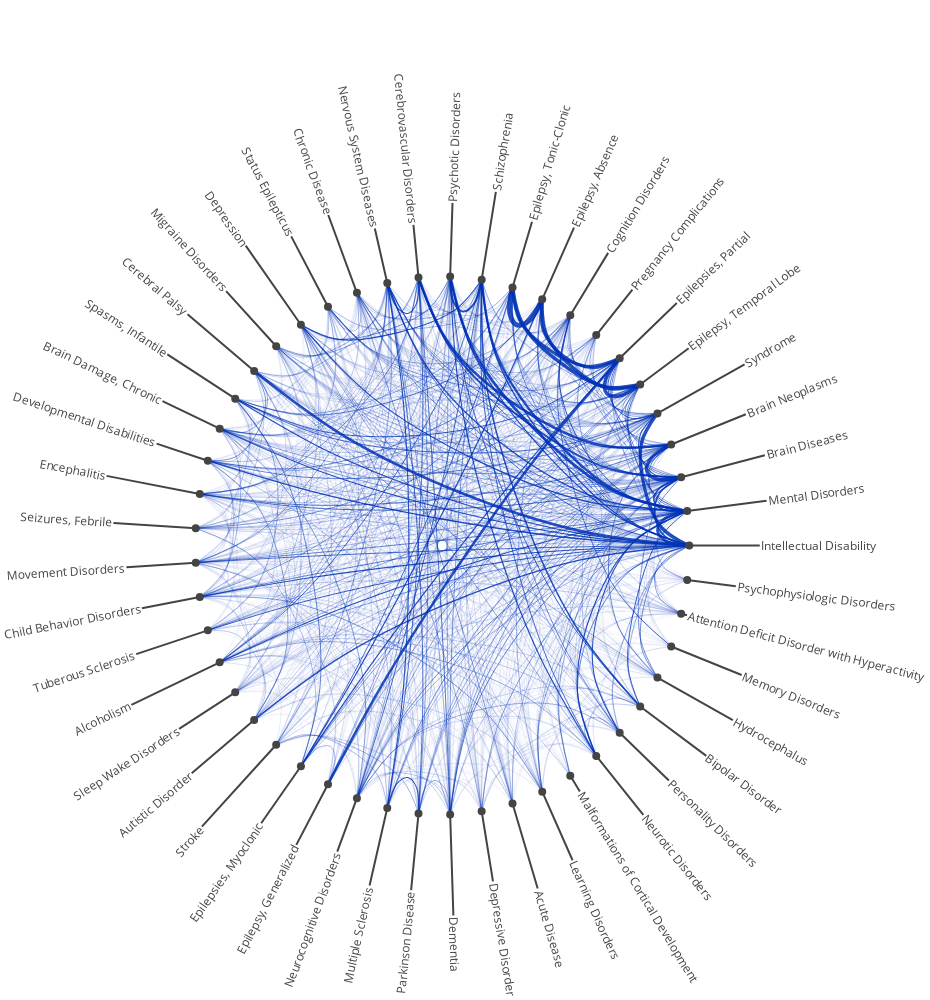

Notebook code cell kept with this figure:
### Code cell
## Chord-Plot
create_chord_plot(tcs, labels = labels)
